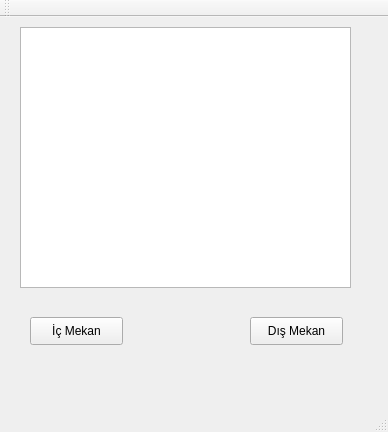
<?xml version="1.0" encoding="UTF-8"?>
<ui version="4.0">
 <class>MainWindow</class>
 <widget class="QMainWindow" name="MainWindow">
  <property name="geometry">
   <rect>
    <x>0</x>
    <y>0</y>
    <width>388</width>
    <height>432</height>
   </rect>
  </property>
  <property name="windowTitle">
   <string>MainWindow</string>
  </property>
  <widget class="QWidget" name="centralWidget">
   <widget class="QPushButton" name="icMekanButton">
    <property name="geometry">
     <rect>
      <x>30</x>
      <y>300</y>
      <width>93</width>
      <height>28</height>
     </rect>
    </property>
    <property name="text">
     <string>İç Mekan</string>
    </property>
   </widget>
   <widget class="QPushButton" name="disMekanButton">
    <property name="geometry">
     <rect>
      <x>250</x>
      <y>300</y>
      <width>93</width>
      <height>28</height>
     </rect>
    </property>
    <property name="text">
     <string>Dış Mekan</string>
    </property>
   </widget>
   <widget class="QGraphicsView" name="graphicsView">
    <property name="geometry">
     <rect>
      <x>20</x>
      <y>10</y>
      <width>331</width>
      <height>261</height>
     </rect>
    </property>
   </widget>
   <widget class="QPushButton" name="pushButton">
    <property name="geometry">
     <rect>
      <x>440</x>
      <y>300</y>
      <width>93</width>
      <height>28</height>
     </rect>
    </property>
    <property name="text">
     <string>PushButton</string>
    </property>
   </widget>
  </widget>
  <widget class="QMenuBar" name="menuBar">
   <property name="geometry">
    <rect>
     <x>0</x>
     <y>0</y>
     <width>388</width>
     <height>26</height>
    </rect>
   </property>
  </widget>
  <widget class="QToolBar" name="mainToolBar">
   <attribute name="toolBarArea">
    <enum>TopToolBarArea</enum>
   </attribute>
   <attribute name="toolBarBreak">
    <bool>false</bool>
   </attribute>
  </widget>
  <widget class="QStatusBar" name="statusBar"/>
 </widget>
 <layoutdefault spacing="6" margin="11"/>
 <resources/>
 <connections/>
</ui>
